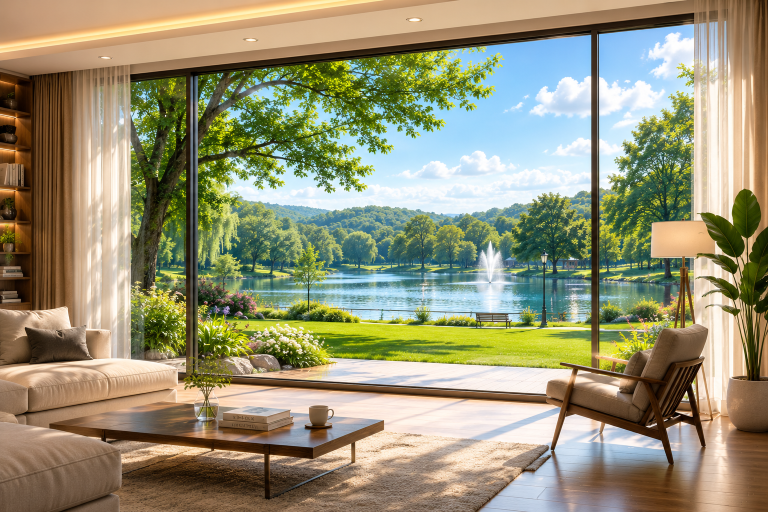
#> input picture resources/images/living_room1.png, 1536 x 1024 px, found by its file name (shown at 1/2 size)
$ python opencv_sample1.py
#> lines starting #> are read from the running program, lines starting #| are printed output that depends on the picture
import cv2
import numpy as np
import random

BACKGROUND_IMAGE = "resources/images/living_room1.png"
WINDOW_MASK = "resources/masks/window_mask.png"
OUTPUT_VIDEO = "resources/video/rain_window.mp4"

WIDTH = 1920
HEIGHT = 1080
FPS = 30
DURATION = 15
RAIN_COUNT = 900

background = cv2.imread(BACKGROUND_IMAGE)
#> background is the input picture: shape (1024, 1536, 3); mean B, G, R 117.2, 146, 150.2
background = cv2.resize(background, (WIDTH, HEIGHT))
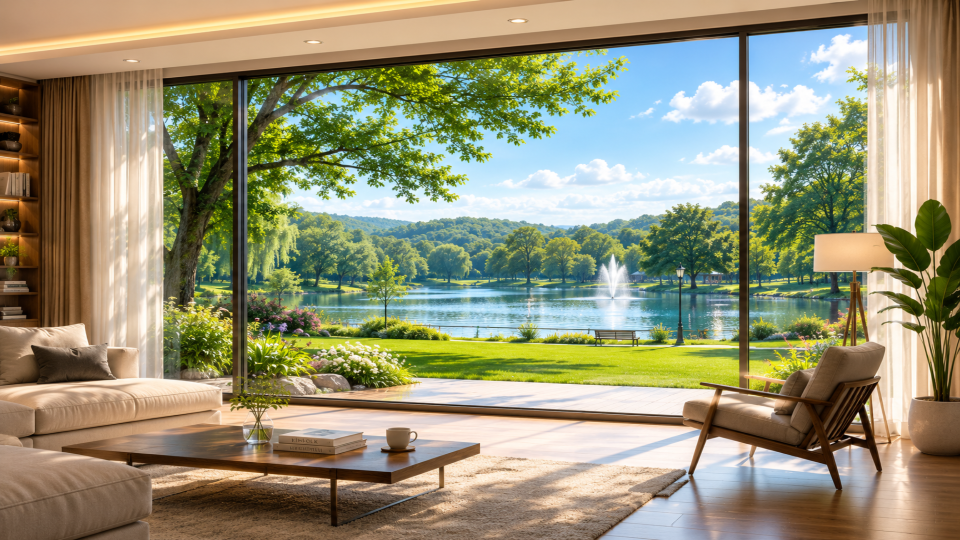
#> background: shape (1080, 1920, 3) (shown at 1/2 size); mean B, G, R 117.1, 145.9, 150.1

mask = cv2.imread(WINDOW_MASK, cv2.IMREAD_GRAYSCALE)
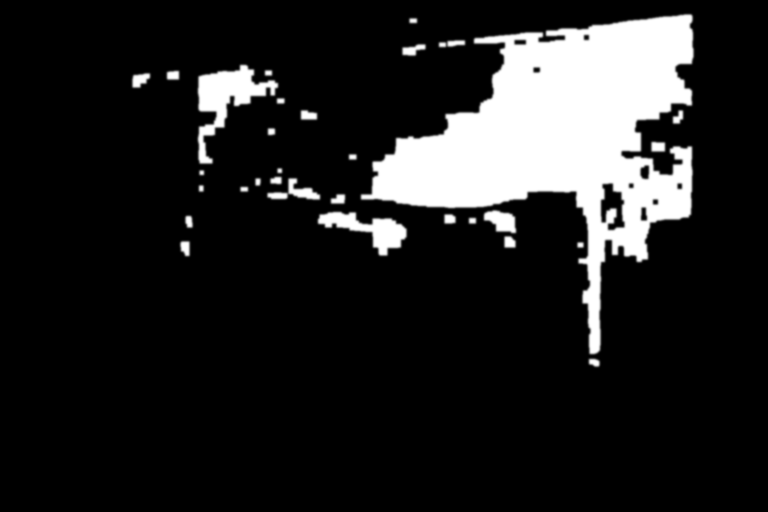
#> input picture resources/masks/window_mask.png, 1536 x 1024 px, found by its file name (shown at 1/2 size)
#> mask is the input picture: shape (1024, 1536); min 0, max 255, mean 33.6
mask = cv2.resize(mask, (WIDTH, HEIGHT))
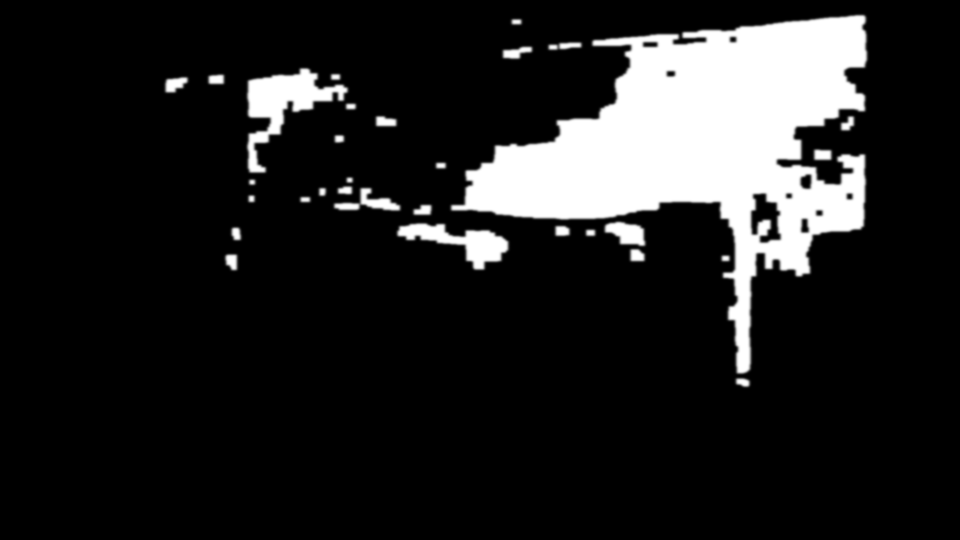
#> mask: shape (1080, 1920) (shown at 1/2 size); min 0, max 255, mean 33.6

# 마스크 부드럽게
mask = cv2.GaussianBlur(mask, (15, 15), 0)
mask_float = mask.astype(np.float32) / 255.0
mask_float = cv2.merge([mask_float, mask_float, mask_float])
#> mask_float: shape (1080, 1920, 3) float32

raindrops = []
for _ in range(RAIN_COUNT):
    x = random.randint(0, WIDTH)
    y = random.randint(0, HEIGHT)
    speed = random.randint(14, 32)
    length = random.randint(20, 45)
    thickness = random.choice([1, 1, 1, 2])
    raindrops.append([x, y, speed, length, thickness])

fourcc = cv2.VideoWriter_fourcc(*"mp4v")
writer = cv2.VideoWriter(OUTPUT_VIDEO, fourcc, FPS, (WIDTH, HEIGHT))

total_frames = FPS * DURATION

for frame_index in range(total_frames):
    frame = background.copy()

    # 천천히 줌인
    zoom = 1 + frame_index * 0.00035
    new_w = int(WIDTH * zoom)
    new_h = int(HEIGHT * zoom)
    zoomed = cv2.resize(background, (new_w, new_h))
    x1 = (new_w - WIDTH) // 2
    y1 = (new_h - HEIGHT) // 2
    frame = zoomed[y1:y1 + HEIGHT, x1:x1 + WIDTH]

    rain_layer = np.zeros_like(frame)

    for drop in raindrops:
        x, y, speed, length, thickness = drop
        wind = 8

        cv2.line(
            rain_layer,
            (x, y),
            (x + wind, y + length),
            (215, 215, 235),
            thickness
        )

        drop[1] += speed
        drop[0] += 1

        if drop[1] > HEIGHT:
            drop[0] = random.randint(0, WIDTH)
            drop[1] = random.randint(-100, 0)

    rain_layer = cv2.GaussianBlur(rain_layer, (3, 3), 0)

    # 마스크 영역에만 비 적용
    rain_only_window = (rain_layer * mask_float).astype(np.uint8)

    frame = cv2.addWeighted(frame, 1.0, rain_only_window, 0.85, 0)

    # 창문 영역 살짝 흐림 = 젖은 유리 느낌
    blurred = cv2.GaussianBlur(frame, (7, 7), 0)
    frame = (
        frame * (1 - mask_float * 0.12)
        + blurred * (mask_float * 0.12)
#> (the run stopped early here; a loop or call above may not have finished)
